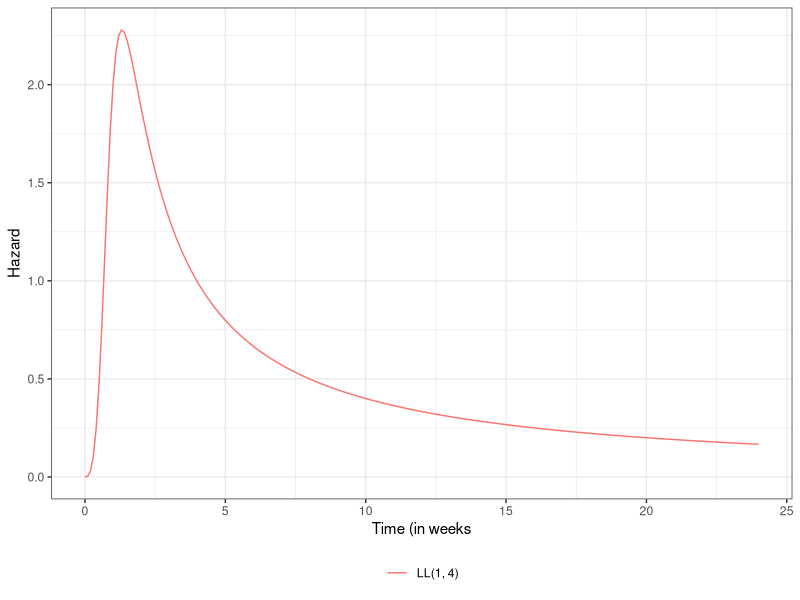
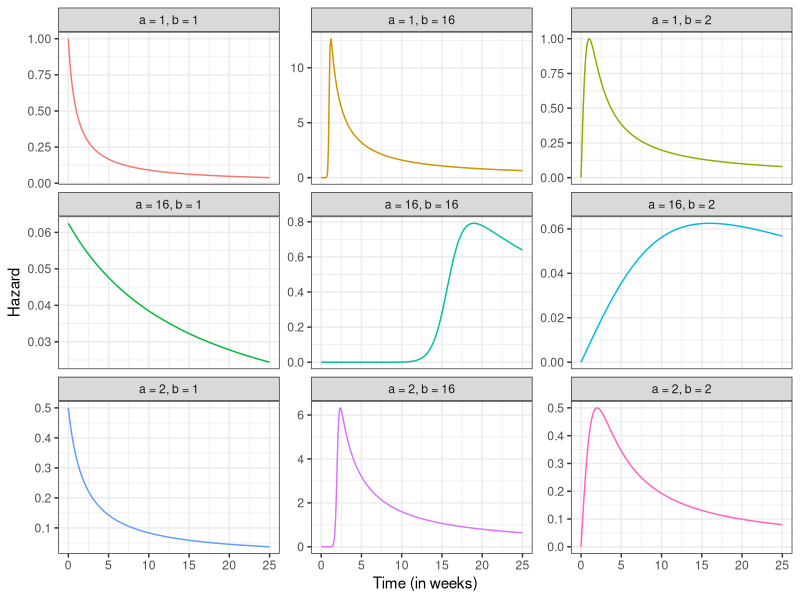
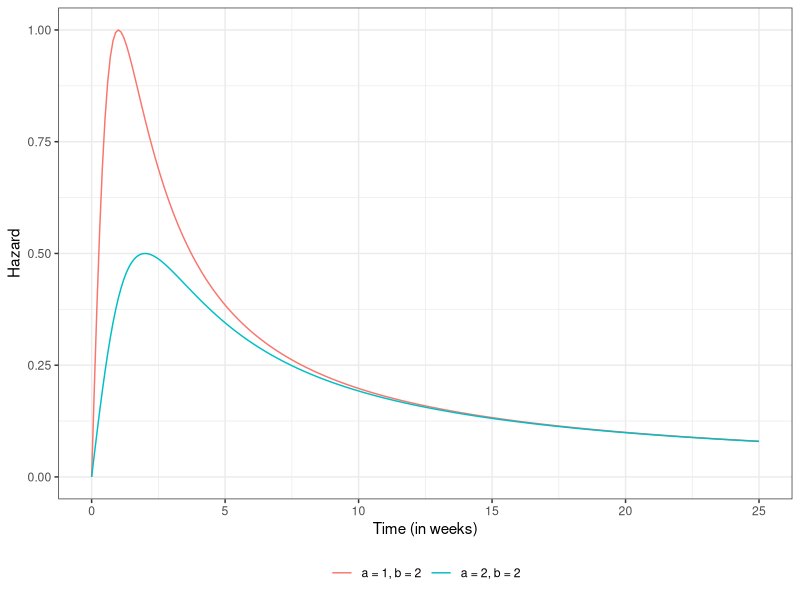
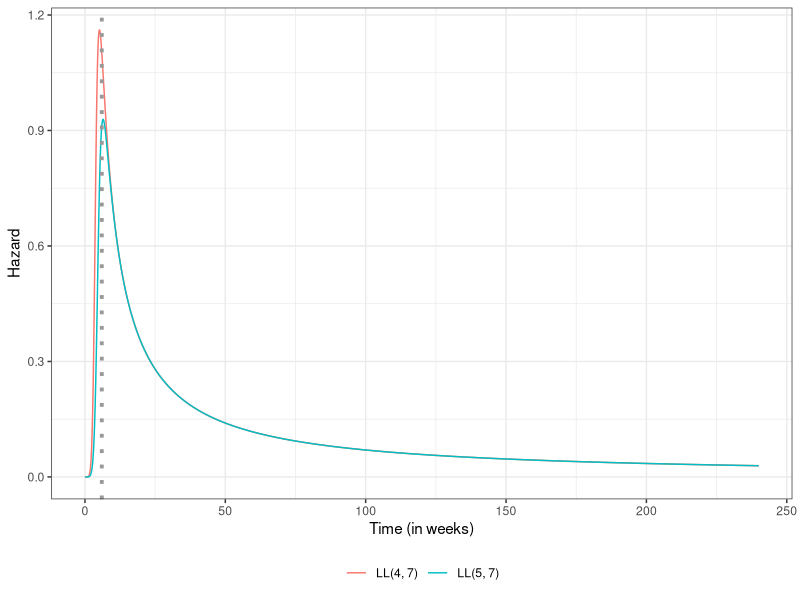
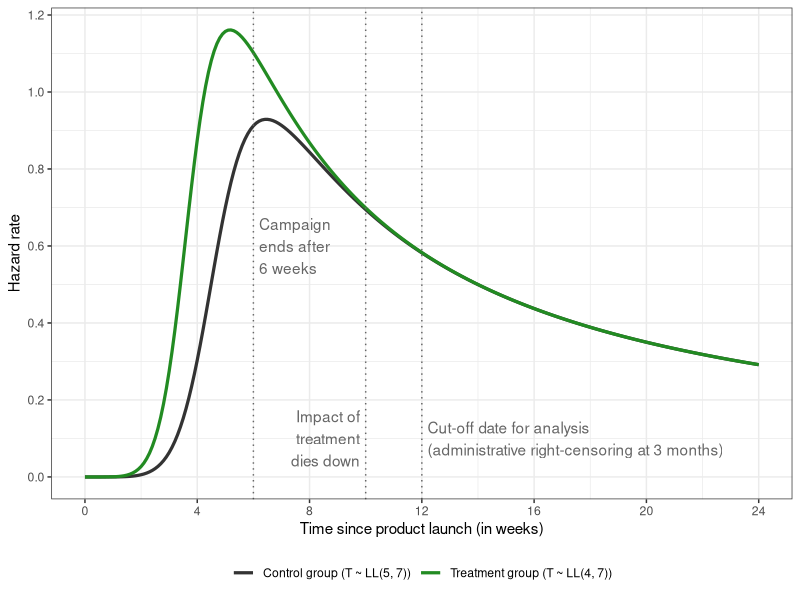
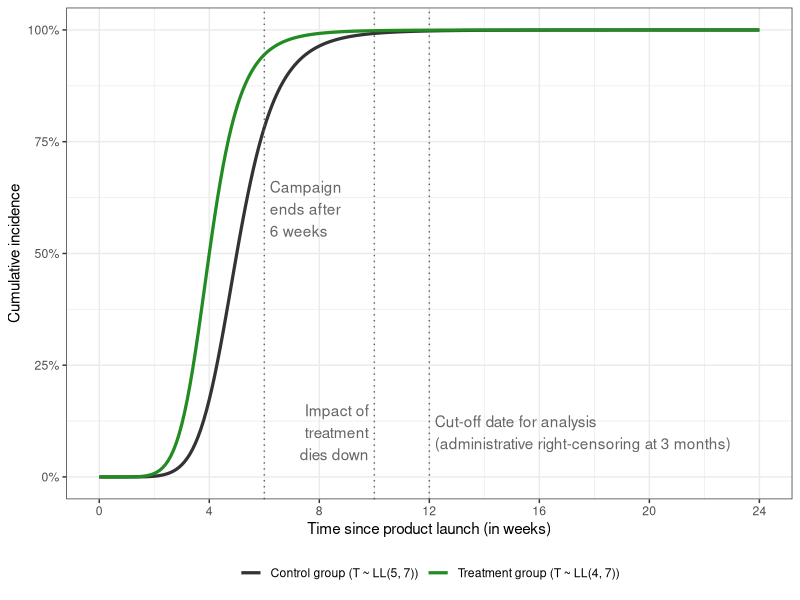
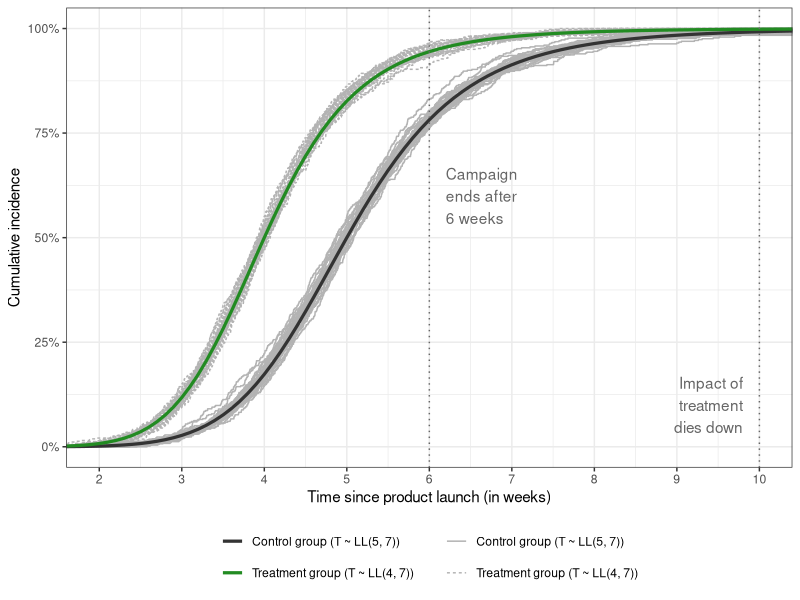
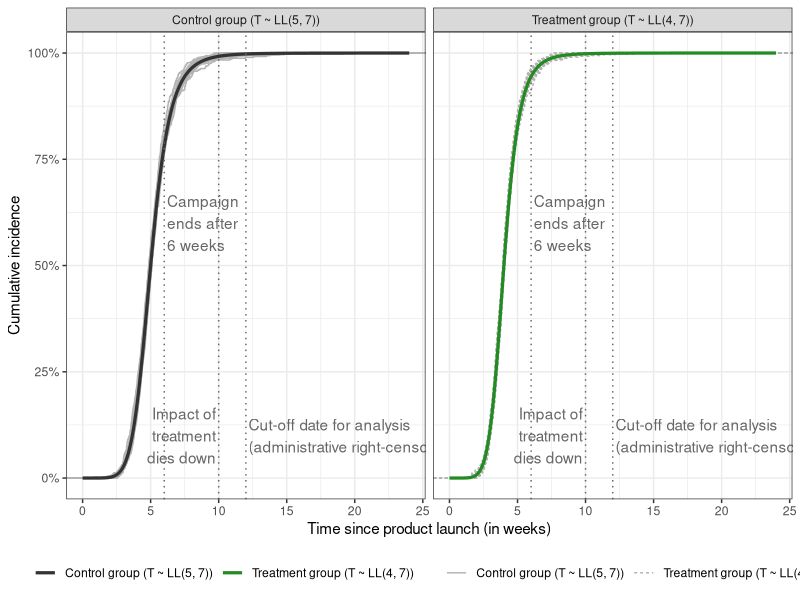

R code for these plots, in order: (Note: this script raises an error after producing the figures.)

library(tidyverse)

theme_set(theme_bw())

post_path <- fs::path(getwd(), "posts", "simulating-survival-data-with-non-PH-and-cure") %>%
  print()

# plot hazard functions for different parameters ----

hazard_function_loglogistic <- function(alpha, beta,
                                        min_t = 0,
                                        max_t = 24,
                                        step_t = 0.1) {

  time <- seq(min_t, max_t, step_t)
  numerator <- (beta / alpha) * ((time / alpha) ^ (beta - 1))
  denominator <- 1 + ((time / alpha) ^ beta)

  tibble(
    alpha = alpha,
    beta = beta,
    parameters = paste0("LL(", alpha,
                        ", ", beta, ")"),
    time = time,
    hazard = numerator / denominator
  )
}

hazard_function_loglogistic(alpha = 1, beta = 4, step_t = 1)

plot_hazard <- function(data, unit = "weeks") {
  data %>%
    ggplot(aes(x = time, y = hazard, group = parameters, color = parameters)) +
    geom_line() +
    labs(x = glue::glue("Time (in {unit}"), y = "Hazard") +
    theme(legend.title = element_blank(), legend.position = "bottom")
}

hazard_function_loglogistic(1, 4) %>% plot_hazard()

hazard_functions <- expand_grid(
  alpha = c(1, 2, 16),
  beta = c(1, 2, 16),
  time = seq(0, 25, 0.1)
) %>%
  mutate(
    parameters = paste0("a = ", alpha, ", ", "b = ", beta),
    numerator = (beta / alpha) * ((time / alpha) ^ (beta - 1)),
    denominator = 1 + ((time / alpha) ^ beta),
    hazard = numerator / denominator
  )

hazard_functions %>%
  ggplot(aes(x = time, y = hazard, group = parameters, color = parameters)) +
  geom_line() +
  labs(x = "Time (in weeks)", y = "Hazard") +
  #theme(legend.title = element_blank(), legend.position = "bottom") +
  theme(legend.position = "none") +
  #facet_grid(alpha ~ beta, scales = "free_y")
  facet_wrap(~ parameters, scales = "free_y")

hazard_functions %>%
  filter(alpha %in% c(1, 2), beta %in% c(2)) %>%
  ggplot(aes(x = time, y = hazard, group = parameters, color = parameters)) +
  geom_line() +
  labs(x = "Time (in weeks)", y = "Hazard") +
  theme(legend.title = element_blank(), legend.position = "bottom")

# beta = 7, alpha = 4 and 5
bind_rows(
  hazard_function_loglogistic(alpha = 4, beta = 7, max_t = 240),
  hazard_function_loglogistic(alpha = 5, beta = 7, max_t = 240)
) %>%
  plot_hazard() +
  geom_vline(xintercept = 6, linetype = "dotted", color = "gray60", linewidth = 1.3) +
  xlab("Time (in weeks)")

# set beta to 7, alpha to 4 for treatment and 5 for control arms ----
# code below in the post

# evaluate and visualize the arm specific hazards
loglogistic_attributes <- bind_rows(
  hazard_function_loglogistic(alpha = 4, beta = 7),
  hazard_function_loglogistic(alpha = 5, beta = 7)
) %>%
  mutate(
    parameters = case_when(
      alpha == 4 ~ "Treatment group (T ~ LL(4, 7))",
      alpha == 5 ~ "Control group (T ~ LL(5, 7))",
    )
  )

loglogistic_attributes %>%
  ggplot(aes(x = time, y = hazard, group = parameters, color = parameters)) +
  geom_line(linewidth = 1.1) +
  # campaign end date
  geom_vline(xintercept = 6, linetype = "dotted", color = "gray40") +
  annotate(geom = "text", x = 6.2, y = 0.6, color = "gray40",
           label = "Campaign\nends after\n6 weeks", hjust = "left") +
  # impact of treatment disappears by 2.5 months
  geom_vline(xintercept = 10, linetype = "dotted", color = "gray40") +
  annotate(geom = "text", x = 9.8, y = 0.1, color = "gray40",
           label = "Impact of\ntreatment\ndies down", hjust = "right") +
  # analysis date (right-censoring at 3 months)
  geom_vline(xintercept = 12, linetype = "dotted", color = "gray40") +
  annotate(geom = "text", x = 12.2, y = 0.1, color = "gray40",
           label = glue::glue("Cut-off date for analysis\n",
                              "(administrative right-censoring ",
                              "at 3 months)"),
           hjust = "left") +
  scale_color_manual(values = c("gray20", "forestgreen")) +
  scale_x_continuous(breaks = seq(0, 24, 4)) +
  scale_y_continuous(breaks = seq(0, 1.2, 0.2)) +
  labs(x = "Time since product launch (in weeks)", y = "Hazard rate") +
  theme(legend.position = "bottom", legend.title = element_blank())

# survivor function and its inverse ----
survivor_loglogistic <- function(alpha, beta, time) {
  1 / (1 + ((time / alpha) ^ beta))
}

loglogistic_attributes <- loglogistic_attributes %>%
  mutate(
    survival = survivor_loglogistic(alpha, beta, time),
    cdf = 1 - survival
  )

# visualize the CICs
cumulative_incidence_plot <- loglogistic_attributes %>%
  ggplot(aes(x = time, y = cdf, group = parameters, color = parameters)) +
  geom_line(linewidth = 1.1) +
  # campaign end date
  geom_vline(xintercept = 6, linetype = "dotted", color = "gray40") +
  annotate(geom = "text", x = 6.2, y = 0.6, color = "gray40",
           label = "Campaign\nends after\n6 weeks", hjust = "left") +
  # impact of treatment disappears by 2.5 months
  geom_vline(xintercept = 10, linetype = "dotted", color = "gray40") +
  annotate(geom = "text", x = 9.8, y = 0.1, color = "gray40",
           label = "Impact of\ntreatment\ndies down", hjust = "right") +
  # analysis date (right-censoring at 3 months)
  geom_vline(xintercept = 12, linetype = "dotted", color = "gray40") +
  annotate(geom = "text", x = 12.2, y = 0.1, color = "gray40",
           label = glue::glue("Cut-off date for analysis\n",
                              "(administrative right-censoring ",
                              "at 3 months)"),
           hjust = "left") +
  scale_color_manual(values = c("gray20", "forestgreen")) +
  scale_y_continuous(labels = scales::label_percent()) +
  labs(x = "Time since product launch (in weeks)",
       y = "Cumulative incidence") +
  theme(legend.position = "bottom", legend.title = element_blank())

cumulative_incidence_plot +
  scale_x_continuous(breaks = seq(0, 24, 4))

# simulate event times ----
n_sim <- 30
n_sample <- 1000
n_total <- n_sim * n_sample

set.seed(43)
loglogistic_samples <- tibble(
  sim_id = rep(1:n_sim, each = n_sample),
  id = rep(1:n_sample, times = n_sim),
  treatment = sample(c(0, 1), size = n_total,
                     replace = TRUE, prob = c(0.5, 0.5)),
  parameters = case_when(
    treatment == 1 ~ "Treatment group (T ~ LL(4, 7))",
    treatment == 0 ~ "Control group (T ~ LL(5, 7))",
  ),
  # -log(1.25) corresponds to alpha = 5 in control
  # and alpha = 4 in treatment
  linear_predictor_alpha = log(5) - log(1.25) * treatment,
  linear_predictor_beta =log(7),
  u = runif(n_total, min = 0, max = 1),
  time = (exp(linear_predictor_alpha) *
            (((1 / u) - 1) ^ (-1 / exp(linear_predictor_beta))))
)

loglogistic_samples %>% glimpse()

# plot randomly sampled cumulative incidence curves for each arm ----
cumulative_incidence_plot_samples <- cumulative_incidence_plot

# for this hacky solution to overlay the true curves over
# the sampled curves, see
# https://stackoverflow.com/questions/20249653/insert-layer-underneath-existing-layers-in-ggplot2-object
cumulative_incidence_plot_samples$layers <- c(
  stat_ecdf(
    data = loglogistic_samples,
    aes(x = time, linetype = parameters,
        group = interaction(sim_id, parameters)),
    inherit.aes = FALSE,
    color = "gray70"
  ),
  cumulative_incidence_plot$layers
)

# in a single plot
cumulative_incidence_plot_samples +
  coord_cartesian(xlim = c(2, 10)) +
  scale_x_continuous(breaks = seq(2, 10, 1)) +
  guides(
    color = guide_legend(nrow = 2),
    linetype = guide_legend(nrow = 2)
  )

# save this plot as the main plot from the post
ggsave(plot = last_plot(), filename = "post-image.png",
       device = "png", units = "px", width = 900, height = 800, dpi = 150,
       path = post_path)

# facet by arm
cumulative_incidence_plot_samples + facet_wrap(~parameters)

# add censoring and cure ----

# administrative censoring
loglogistic_samples %>%
  select(time) %>%
  mutate(
    latent = time,
    time3 = pmin(time, 3.0),
    cens3 = as.numeric(time > 3.0),
    time6 = pmin(time, 6.0),
    cens6 = as.numeric(time > 6.0),
    time12 = pmin(time, 12.0),
    cens12 = as.numeric(time > 12.0)
  ) %>%
  select(-time) %>%
  summary(digits = 2)

# overlay the event time distributions and random censoring
# times samples from Gamma(6, 1)
set.seed(43)
loglogistic_samples %>%
  select(parameters, time) %>%
  bind_rows(
    tibble(
      parameters = "Censoring times ~ Gamma(6, 1)",
      time = rgamma(floor(n_total / 2), shape = 6, scale = 1)
    )
  ) %>%
  ggplot(aes(x = time, fill = parameters, color = parameters)) +
  geom_density(alpha = 0.6) +
  #stat_ecdf(aes(color = parameters), geom = "line", linewidth = 1.3) +
  xlab("Time since product launch (in weeks)") +
  theme(legend.title = element_blank(), legend.position = "bottom") +
  scale_color_manual(values = c("purple3", "gray20", "forestgreen")) +
  scale_fill_manual(values = c("purple3", "gray20", "forestgreen"))

# simulate censoring time randomly for each individual and summarize
set.seed(43)
loglogistic_samples %>%
  select(parameters, latent = time) %>%
  mutate(
    censoring_time = rgamma(n_total, shape = 6, scale = 1),
    observed_time = pmin(latent, censoring_time),
    cens = as.numeric(latent > censoring_time)
  ) %>%
  summarize(
    across(
      .cols = everything(),
      .fns = ~ round(mean(.x), 2),
      .names = "mean_{.col}"
    ),
    .by = parameters
  )

# partition the overall sample into uncensored, censored and uncured,
# and censored and cured with fixed overall cure fraction of 30%
set.seed(43)
loglogistic_samples %>%
  mutate(
    cured = rbinom(n_total, 1, 0.3),
    time = ifelse(cured == 1, 10000, time),
    time6 = pmin(time, 6.0),
    cens6 = as.numeric(time > 6.0)
  ) %>%
  count(cured, cens6) %>%
  mutate(p = round(100 * (n / sum(n)), 1))

# adding a covariate that influences cure fraction
plogis(4 - 0.07 * seq(20, 90, 10)) %>%
  purrr::set_names(nm = as.character(seq(20, 90, 10)))

rgamma(n = n_total, shape = 40, rate = 0.7) %>%
  pmin(., 90) %>% pmax(20, .) %>% round(., 1) %>%
  summary()

loglogistic_samples %>%
  mutate(
    age = {
      rgamma(n = n_total, shape = 40, rate = 0.7) %>%
        pmin(., 90) %>%
        pmax(20, .) %>%
        round(., 1)
    },
    cured = rbinom(n_total, 1, plogis(4 - 0.07 * age)),
    time = ifelse(cured == 1, 10000, time),
    time6 = pmin(time, 6.0),
    cens6 = as.numeric(time > 6.0),
    event6 = 1 - cens6,
  )

# simulate data for the CIC comparisons ----
set.seed(43)
loglogistic_samples %>%
  mutate(
    # add cure status and modify time distribution accordingly
    latent = time,
    cured = rbinom(n_total, 1, 0.3),
    time = ifelse(cured == 1, 10000, time),
    # add censoring indicator
    time3 = pmin(time, 3.0),
    cens3 = as.numeric(time > 3.0),
    event3 = 1 - cens3,
    time6 = pmin(time, 6.0),
    cens6 = as.numeric(time > 6.0),
    event6 = 1 - cens6,
    time12 = pmin(time, 12.0),
    cens12 = as.numeric(time > 12.0),
    event12 = 1 - cens12,
    across(starts_with("event"), as.integer)
  ) %>%
  #slice_sample(n = 1000) %>%
  summarize(
    across(.cols = c(latent, time, starts_with("cens"), cured),
           .fns = mean),
    .by = parameters
  )
# very weird behaviour when seed is set to 43 here
# cure fraction ends up being 0 in the treatment group
# and 60% in the control group. Overall it's correct with value of 0.3
# this goes away by removing the set.seed(43) call before generating
# or using any other seed

set.seed(49)
censored_and_cured_samples <- loglogistic_samples %>%
  mutate(
    # add cure status and modify time distribution accordingly
    latent = time,
    cured = rbinom(n_total, 1, 0.3),
    time = ifelse(cured == 1, 10000, time),
    # add censoring indicator
    time3 = pmin(time, 3.0),
    cens3 = as.numeric(time > 3.0),
    event3 = 1 - cens3,
    time6 = pmin(time, 6.0),
    cens6 = as.numeric(time > 6.0),
    event6 = 1 - cens6,
    time12 = pmin(time, 12.0),
    cens12 = as.numeric(time > 12.0),
    event12 = 1 - cens12,
    across(starts_with("event"), as.integer)
  )

censored_and_cured_samples %>%
  select(latent, time, starts_with("cens")) %>%
  summary()

censored_and_cured_samples %>%
  #slice_sample(n = 1000) %>%
  summarize(
    across(.cols = c(latent, time, starts_with("cens"), cured),
           .fns = mean),
    .by = parameters
  )

twelve_weeks_data <- censored_and_cured_samples %>%
  select(group = parameters, time = time12, event = event12) %>%
  print(n = 5)

twelve_weeks_data %>%
  write_rds(
    file = fs::path(post_path, "twelve-weeks-data.rds")
  )

three_weeks_data <- censored_and_cured_samples %>%
  select(group = parameters, time = time3, event = event3) %>%
  print(n = 5)

three_weeks_data %>%
  write_rds(
    file = fs::path(post_path, "three-weeks-data.rds")
  )

loglogistic_attributes %>%
  write_rds(
    file = fs::path(post_path, "loglogistic-attributes.rds")
  )
